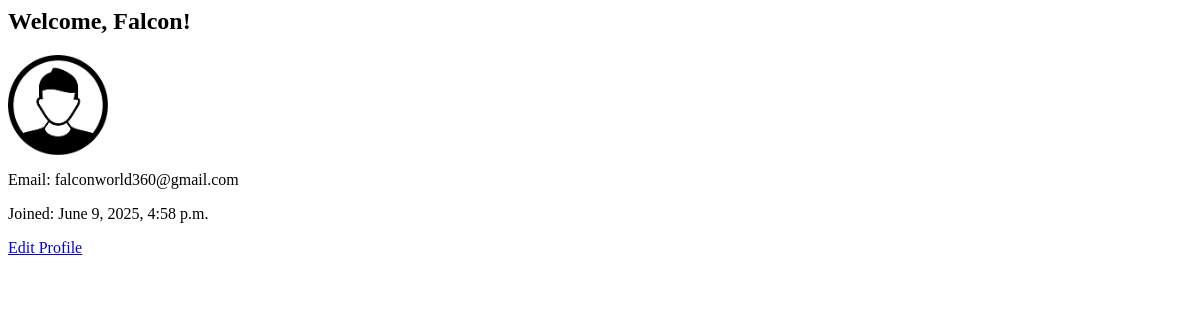
Before: /account/ (signed in) with the older database file.
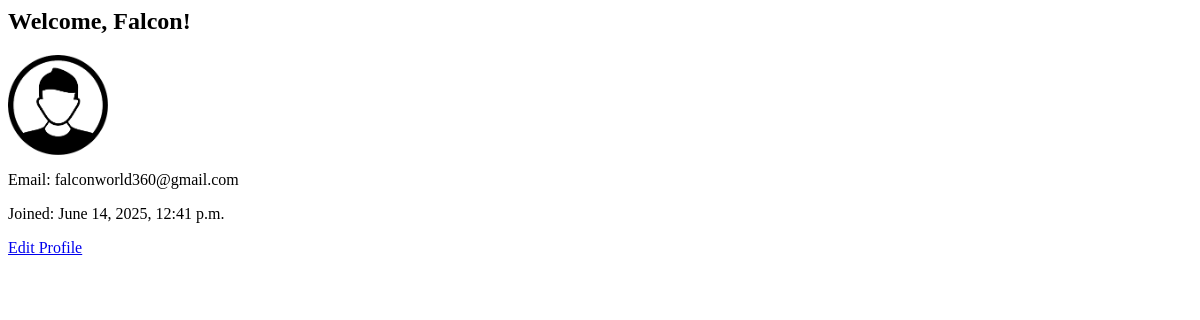
After: the same page with the newer database file.
### users/models.py (models this page shows, shortened)
class CustomUser(AbstractBaseUser, PermissionsMixin):
    email = models.EmailField(verbose_name='email', unique=True)
    first_name = models.CharField(max_length=50, blank=True)
    last_name = models.CharField(max_length=50, blank=True)
    is_staff = models.BooleanField(default=False)
    is_active = models.BooleanField(default=True)
    date_joined = models.DateTimeField(auto_now_add=True)
    last_login = models.DateTimeField(auto_now=True)
    is_email_verified = models.BooleanField(default=True)
    profile_image = models.ImageField(upload_to='users/', null=True, blank=True)
    USERNAME_FIELD = "email"
    REQUIRED_FIELDS = ["first_name", "last_name"]
    objects = CustomUserManager()
    class Meta:
        verbose_name_plural = "Users"
    @property
    def imageURL(self):
        if self.profile_image:
            return self.profile_image.url
        return static('images/user.png')

### users/views.py (the view)
# urls.py: path('account/', dashboard_view, name='dashboard'),
@login_required
def dashboard_view(request):
    return render(request, 'users/dashboard.html', {'user': request.user})

### users/templates/users/dashboard.html
<h2>Welcome, {{ user.first_name }}!</h2>
<img src="{{ user.imageURL }}" width="100" height="100" alt="Profile image">
<p>Email: {{ user.email }}</p>
<p>Joined: {{ user.date_joined }}</p>
<a href="{% url 'edit_profile' %}">Edit Profile</a>

Changed rows visible on the page:
changed CustomUser "Falcon": date_joined "June 9, 2025, 4:58 p.m." → "June 14, 2025, 12:41 p.m."
